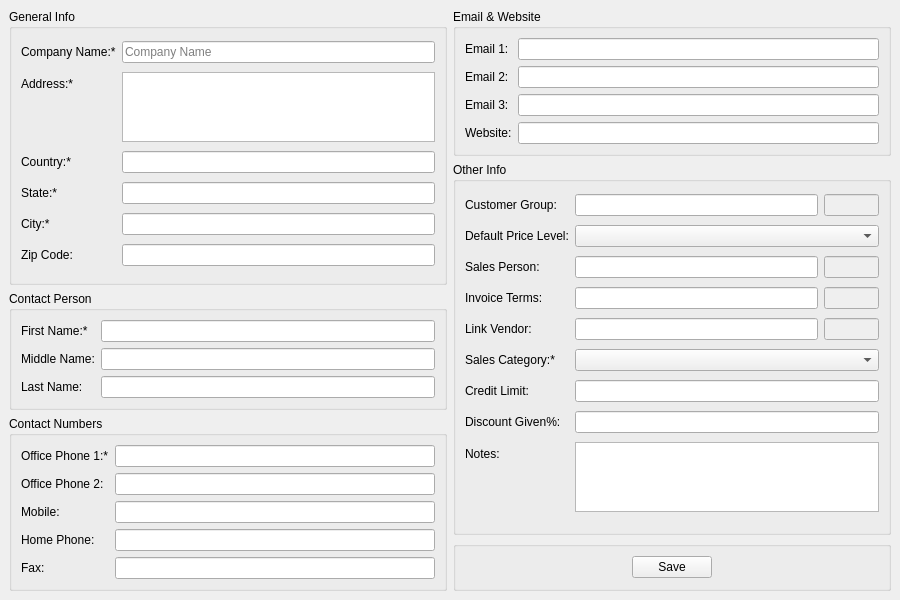
<?xml version="1.0" encoding="UTF-8"?>
<ui version="4.0">
 <class>AddCustomer</class>
 <widget class="QWidget" name="AddCustomer">
  <property name="modal" stdset="0">
   <bool>false</bool>
  </property>
  <property name="windowModality">
   <enum>Qt::ApplicationModal</enum>
  </property>
  <property name="geometry">
   <rect>
    <x>0</x>
    <y>0</y>
    <width>900</width>
    <height>600</height>
   </rect>
  </property>
  <property name="minimumSize">
   <size>
    <width>900</width>
    <height>600</height>
   </size>
  </property>
  <property name="maximumSize">
   <size>
    <width>16777215</width>
    <height>16777215</height>
   </size>
  </property>
  <property name="windowTitle">
   <string>Add Customer</string>
  </property>
  <property name="windowIcon">
   <iconset resource="erpres.qrc">
    <normaloff>:/Images/images/icon.png</normaloff>:/Images/images/icon.png</iconset>
  </property>
  <layout class="QGridLayout" name="gridLayout">
   <property name="leftMargin">
    <number>0</number>
   </property>
   <property name="topMargin">
    <number>0</number>
   </property>
   <property name="rightMargin">
    <number>0</number>
   </property>
   <property name="bottomMargin">
    <number>0</number>
   </property>
   <item row="0" column="1">
    <widget class="QScrollArea" name="scrollArea">
     <property name="minimumSize">
      <size>
       <width>0</width>
       <height>0</height>
      </size>
     </property>
     <property name="focusPolicy">
      <enum>Qt::NoFocus</enum>
     </property>
     <property name="frameShape">
      <enum>QFrame::NoFrame</enum>
     </property>
     <property name="widgetResizable">
      <bool>true</bool>
     </property>
     <widget class="QWidget" name="scrollAreaWidgetContents">
      <property name="geometry">
       <rect>
        <x>0</x>
        <y>0</y>
        <width>900</width>
        <height>600</height>
       </rect>
      </property>
      <layout class="QGridLayout" name="gridLayout_3">
       <item row="0" column="0">
        <layout class="QVBoxLayout" name="verticalLayout_3">
         <item>
          <widget class="QGroupBox" name="groupBox">
           <property name="title">
            <string>General Info</string>
           </property>
           <layout class="QFormLayout" name="formLayout_11">
            <item row="0" column="0">
             <widget class="QLabel" name="label">
              <property name="text">
               <string>Company Name:*</string>
              </property>
             </widget>
            </item>
            <item row="0" column="1">
             <widget class="QLineEdit" name="txt_name">
              <property name="placeholderText">
               <string>Company Name</string>
              </property>
             </widget>
            </item>
            <item row="1" column="0">
             <widget class="QLabel" name="label_2">
              <property name="text">
               <string>Address:*</string>
              </property>
             </widget>
            </item>
            <item row="1" column="1">
             <widget class="QPlainTextEdit" name="txt_address">
              <property name="maximumSize">
               <size>
                <width>16777215</width>
                <height>70</height>
               </size>
              </property>
              <property name="horizontalScrollBarPolicy">
               <enum>Qt::ScrollBarAlwaysOff</enum>
              </property>
              <property name="tabChangesFocus">
               <bool>true</bool>
              </property>
              <property name="placeholderText">
               <string/>
              </property>
             </widget>
            </item>
            <item row="2" column="0">
             <widget class="QLabel" name="label_3">
              <property name="text">
               <string>Country:*</string>
              </property>
             </widget>
            </item>
            <item row="2" column="1">
             <layout class="QHBoxLayout" name="horizontalLayout">
              <item>
               <widget class="QLineEdit" name="txt_countryname"/>
              </item>
             </layout>
            </item>
            <item row="3" column="0">
             <widget class="QLabel" name="label_4">
              <property name="text">
               <string>State:*</string>
              </property>
             </widget>
            </item>
            <item row="4" column="0">
             <widget class="QLabel" name="label_5">
              <property name="text">
               <string>City:*</string>
              </property>
             </widget>
            </item>
            <item row="5" column="0">
             <widget class="QLabel" name="label_6">
              <property name="text">
               <string>Zip Code:</string>
              </property>
             </widget>
            </item>
            <item row="5" column="1">
             <widget class="QLineEdit" name="txt_zip">
              <property name="placeholderText">
               <string/>
              </property>
             </widget>
            </item>
            <item row="3" column="1">
             <layout class="QHBoxLayout" name="horizontalLayout_5">
              <item>
               <widget class="QLineEdit" name="txt_statename"/>
              </item>
             </layout>
            </item>
            <item row="4" column="1">
             <layout class="QHBoxLayout" name="horizontalLayout_6">
              <item>
               <widget class="QLineEdit" name="txt_cityname"/>
              </item>
             </layout>
            </item>
           </layout>
          </widget>
         </item>
         <item>
          <widget class="QGroupBox" name="groupBox_2">
           <property name="title">
            <string>Contact Person</string>
           </property>
           <layout class="QFormLayout" name="formLayout_3">
            <item row="0" column="0">
             <widget class="QLabel" name="label_7">
              <property name="text">
               <string>First Name:*</string>
              </property>
             </widget>
            </item>
            <item row="0" column="1">
             <widget class="QLineEdit" name="txt_firstname">
              <property name="placeholderText">
               <string/>
              </property>
             </widget>
            </item>
            <item row="1" column="0">
             <widget class="QLabel" name="label_8">
              <property name="text">
               <string>Middle Name:</string>
              </property>
             </widget>
            </item>
            <item row="1" column="1">
             <widget class="QLineEdit" name="txt_middlename">
              <property name="placeholderText">
               <string/>
              </property>
             </widget>
            </item>
            <item row="2" column="0">
             <widget class="QLabel" name="label_9">
              <property name="text">
               <string>Last Name:</string>
              </property>
             </widget>
            </item>
            <item row="2" column="1">
             <widget class="QLineEdit" name="txt_lastname">
              <property name="placeholderText">
               <string/>
              </property>
             </widget>
            </item>
           </layout>
          </widget>
         </item>
         <item>
          <widget class="QGroupBox" name="groupBox_3">
           <property name="title">
            <string>Contact Numbers</string>
           </property>
           <layout class="QFormLayout" name="formLayout_4">
            <item row="0" column="0">
             <widget class="QLabel" name="label_10">
              <property name="text">
               <string>Office Phone 1:*</string>
              </property>
             </widget>
            </item>
            <item row="0" column="1">
             <widget class="QLineEdit" name="txt_phone1">
              <property name="placeholderText">
               <string/>
              </property>
             </widget>
            </item>
            <item row="1" column="0">
             <widget class="QLabel" name="label_11">
              <property name="text">
               <string>Office Phone 2:</string>
              </property>
             </widget>
            </item>
            <item row="1" column="1">
             <widget class="QLineEdit" name="txt_phone2">
              <property name="placeholderText">
               <string/>
              </property>
             </widget>
            </item>
            <item row="2" column="0">
             <widget class="QLabel" name="label_12">
              <property name="text">
               <string>Mobile:</string>
              </property>
             </widget>
            </item>
            <item row="2" column="1">
             <widget class="QLineEdit" name="txt_phone3">
              <property name="placeholderText">
               <string/>
              </property>
             </widget>
            </item>
            <item row="3" column="0">
             <widget class="QLabel" name="label_13">
              <property name="text">
               <string>Home Phone:</string>
              </property>
             </widget>
            </item>
            <item row="3" column="1">
             <widget class="QLineEdit" name="txt_phone4">
              <property name="placeholderText">
               <string/>
              </property>
             </widget>
            </item>
            <item row="4" column="0">
             <widget class="QLabel" name="label_14">
              <property name="text">
               <string>Fax:</string>
              </property>
             </widget>
            </item>
            <item row="4" column="1">
             <widget class="QLineEdit" name="txt_phone5">
              <property name="placeholderText">
               <string/>
              </property>
             </widget>
            </item>
           </layout>
          </widget>
         </item>
        </layout>
       </item>
       <item row="0" column="1">
        <layout class="QGridLayout" name="gridLayout_2">
         <item row="0" column="0">
          <layout class="QVBoxLayout" name="verticalLayout_2">
           <item>
            <widget class="QGroupBox" name="groupBox_4">
             <property name="title">
              <string>Email &amp;&amp; Website</string>
             </property>
             <layout class="QFormLayout" name="formLayout_5">
              <item row="0" column="0">
               <widget class="QLabel" name="label_15">
                <property name="text">
                 <string>Email 1:</string>
                </property>
               </widget>
              </item>
              <item row="0" column="1">
               <widget class="QLineEdit" name="txt_email1">
                <property name="placeholderText">
                 <string/>
                </property>
               </widget>
              </item>
              <item row="1" column="0">
               <widget class="QLabel" name="label_16">
                <property name="text">
                 <string>Email 2:</string>
                </property>
               </widget>
              </item>
              <item row="1" column="1">
               <widget class="QLineEdit" name="txt_email2">
                <property name="placeholderText">
                 <string/>
                </property>
               </widget>
              </item>
              <item row="2" column="0">
               <widget class="QLabel" name="label_17">
                <property name="text">
                 <string>Email 3:</string>
                </property>
               </widget>
              </item>
              <item row="2" column="1">
               <widget class="QLineEdit" name="txt_email3">
                <property name="placeholderText">
                 <string/>
                </property>
               </widget>
              </item>
              <item row="3" column="0">
               <widget class="QLabel" name="label_18">
                <property name="text">
                 <string>Website:</string>
                </property>
               </widget>
              </item>
              <item row="3" column="1">
               <widget class="QLineEdit" name="txt_url">
                <property name="placeholderText">
                 <string/>
                </property>
               </widget>
              </item>
             </layout>
            </widget>
           </item>
           <item>
            <widget class="QGroupBox" name="groupBox_5">
             <property name="title">
              <string>Other Info</string>
             </property>
             <layout class="QFormLayout" name="formLayout">
              <item row="0" column="0">
               <widget class="QLabel" name="label_19">
                <property name="text">
                 <string>Customer Group:</string>
                </property>
               </widget>
              </item>
              <item row="0" column="1">
               <layout class="QHBoxLayout" name="horizontalLayout_3">
                <item>
                 <widget class="QLineEdit" name="txt_group">
                  <property name="minimumSize">
                   <size>
                    <width>220</width>
                    <height>0</height>
                   </size>
                  </property>
                  <property name="maximumSize">
                   <size>
                    <width>16777215</width>
                    <height>16777215</height>
                   </size>
                  </property>
                  <property name="alignment">
                   <set>Qt::AlignLeading|Qt::AlignLeft|Qt::AlignVCenter</set>
                  </property>
                  <property name="placeholderText">
                   <string/>
                  </property>
                 </widget>
                </item>
                <item>
                 <widget class="QLineEdit" name="txt_groupid">
                  <property name="enabled">
                   <bool>false</bool>
                  </property>
                  <property name="minimumSize">
                   <size>
                    <width>55</width>
                    <height>0</height>
                   </size>
                  </property>
                  <property name="maximumSize">
                   <size>
                    <width>40</width>
                    <height>16777215</height>
                   </size>
                  </property>
                 </widget>
                </item>
               </layout>
              </item>
              <item row="1" column="0">
               <widget class="QLabel" name="lbl_pricelevel">
                <property name="text">
                 <string>Default Price Level:</string>
                </property>
               </widget>
              </item>
              <item row="1" column="1">
               <widget class="QComboBox" name="comboBoxPriceLevel"/>
              </item>
              <item row="2" column="0">
               <widget class="QLabel" name="label_21">
                <property name="text">
                 <string>Sales Person:</string>
                </property>
               </widget>
              </item>
              <item row="2" column="1">
               <layout class="QHBoxLayout" name="horizontalLayout_8">
                <item>
                 <widget class="QLineEdit" name="txt_salesman">
                  <property name="minimumSize">
                   <size>
                    <width>220</width>
                    <height>0</height>
                   </size>
                  </property>
                  <property name="maximumSize">
                   <size>
                    <width>16777215</width>
                    <height>16777215</height>
                   </size>
                  </property>
                 </widget>
                </item>
                <item>
                 <widget class="QLineEdit" name="txt_salesmanid">
                  <property name="enabled">
                   <bool>false</bool>
                  </property>
                  <property name="maximumSize">
                   <size>
                    <width>55</width>
                    <height>16777215</height>
                   </size>
                  </property>
                 </widget>
                </item>
               </layout>
              </item>
              <item row="3" column="0">
               <widget class="QLabel" name="lbl_terms">
                <property name="text">
                 <string>Invoice Terms:</string>
                </property>
               </widget>
              </item>
              <item row="3" column="1">
               <layout class="QHBoxLayout" name="horizontalLayout_7">
                <item>
                 <widget class="QLineEdit" name="txt_termname">
                  <property name="minimumSize">
                   <size>
                    <width>220</width>
                    <height>0</height>
                   </size>
                  </property>
                  <property name="maximumSize">
                   <size>
                    <width>16777215</width>
                    <height>16777215</height>
                   </size>
                  </property>
                 </widget>
                </item>
                <item>
                 <widget class="QLineEdit" name="txt_termid">
                  <property name="enabled">
                   <bool>false</bool>
                  </property>
                  <property name="maximumSize">
                   <size>
                    <width>55</width>
                    <height>16777215</height>
                   </size>
                  </property>
                 </widget>
                </item>
               </layout>
              </item>
              <item row="4" column="0">
               <widget class="QLabel" name="lbl_vendor">
                <property name="text">
                 <string>Link Vendor:</string>
                </property>
               </widget>
              </item>
              <item row="4" column="1">
               <layout class="QHBoxLayout" name="horizontalLayout_4">
                <item>
                 <widget class="QLineEdit" name="txt_vendormane">
                  <property name="minimumSize">
                   <size>
                    <width>220</width>
                    <height>0</height>
                   </size>
                  </property>
                  <property name="maximumSize">
                   <size>
                    <width>16777215</width>
                    <height>16777215</height>
                   </size>
                  </property>
                 </widget>
                </item>
                <item>
                 <widget class="QLineEdit" name="txt_vendorid">
                  <property name="enabled">
                   <bool>false</bool>
                  </property>
                  <property name="maximumSize">
                   <size>
                    <width>55</width>
                    <height>16777215</height>
                   </size>
                  </property>
                 </widget>
                </item>
               </layout>
              </item>
              <item row="5" column="0">
               <widget class="QLabel" name="label_24">
                <property name="text">
                 <string>Sales Category:*</string>
                </property>
               </widget>
              </item>
              <item row="5" column="1">
               <widget class="QComboBox" name="comboBoxSalesCategory"/>
              </item>
              <item row="6" column="0">
               <widget class="QLabel" name="label_25">
                <property name="text">
                 <string>Credit Limit:</string>
                </property>
               </widget>
              </item>
              <item row="6" column="1">
               <widget class="QLineEdit" name="txt_crlimit">
                <property name="placeholderText">
                 <string/>
                </property>
               </widget>
              </item>
              <item row="7" column="0">
               <widget class="QLabel" name="label_26">
                <property name="text">
                 <string>Discount Given%:</string>
                </property>
               </widget>
              </item>
              <item row="7" column="1">
               <widget class="QLineEdit" name="txt_discount">
                <property name="placeholderText">
                 <string/>
                </property>
               </widget>
              </item>
              <item row="8" column="0">
               <widget class="QLabel" name="label_27">
                <property name="text">
                 <string>Notes:</string>
                </property>
               </widget>
              </item>
              <item row="8" column="1">
               <widget class="QPlainTextEdit" name="txt_notes">
                <property name="maximumSize">
                 <size>
                  <width>16777215</width>
                  <height>70</height>
                 </size>
                </property>
                <property name="horizontalScrollBarPolicy">
                 <enum>Qt::ScrollBarAlwaysOff</enum>
                </property>
                <property name="tabChangesFocus">
                 <bool>true</bool>
                </property>
                <property name="placeholderText">
                 <string/>
                </property>
               </widget>
              </item>
             </layout>
            </widget>
           </item>
          </layout>
         </item>
         <item row="1" column="0">
          <widget class="QGroupBox" name="groupBox_6">
           <property name="minimumSize">
            <size>
             <width>0</width>
             <height>50</height>
            </size>
           </property>
           <property name="maximumSize">
            <size>
             <width>16777215</width>
             <height>16777215</height>
            </size>
           </property>
           <property name="title">
            <string/>
           </property>
           <property name="flat">
            <bool>true</bool>
           </property>
           <property name="checkable">
            <bool>false</bool>
           </property>
           <layout class="QHBoxLayout" name="horizontalLayout_2">
            <item>
             <spacer name="horizontalSpacer">
              <property name="orientation">
               <enum>Qt::Horizontal</enum>
              </property>
              <property name="sizeHint" stdset="0">
               <size>
                <width>162</width>
                <height>20</height>
               </size>
              </property>
             </spacer>
            </item>
            <item>
             <widget class="QPushButton" name="btn_save">
              <property name="text">
               <string>Save</string>
              </property>
              <property name="autoDefault">
               <bool>true</bool>
              </property>
             </widget>
            </item>
            <item>
             <spacer name="horizontalSpacer_2">
              <property name="orientation">
               <enum>Qt::Horizontal</enum>
              </property>
              <property name="sizeHint" stdset="0">
               <size>
                <width>161</width>
                <height>20</height>
               </size>
              </property>
             </spacer>
            </item>
           </layout>
          </widget>
         </item>
        </layout>
       </item>
      </layout>
     </widget>
    </widget>
   </item>
  </layout>
 </widget>
 <tabstops>
  <tabstop>txt_name</tabstop>
  <tabstop>txt_address</tabstop>
  <tabstop>txt_countryname</tabstop>
  <tabstop>txt_statename</tabstop>
  <tabstop>txt_cityname</tabstop>
  <tabstop>txt_zip</tabstop>
  <tabstop>txt_firstname</tabstop>
  <tabstop>txt_middlename</tabstop>
  <tabstop>txt_lastname</tabstop>
  <tabstop>txt_phone1</tabstop>
  <tabstop>txt_phone2</tabstop>
  <tabstop>txt_phone3</tabstop>
  <tabstop>txt_phone4</tabstop>
  <tabstop>txt_phone5</tabstop>
  <tabstop>txt_email1</tabstop>
  <tabstop>txt_email2</tabstop>
  <tabstop>txt_email3</tabstop>
  <tabstop>txt_url</tabstop>
  <tabstop>txt_group</tabstop>
  <tabstop>comboBoxPriceLevel</tabstop>
  <tabstop>txt_salesman</tabstop>
  <tabstop>txt_termname</tabstop>
  <tabstop>txt_vendormane</tabstop>
  <tabstop>comboBoxSalesCategory</tabstop>
  <tabstop>txt_crlimit</tabstop>
  <tabstop>txt_discount</tabstop>
  <tabstop>txt_notes</tabstop>
  <tabstop>txt_termid</tabstop>
  <tabstop>txt_vendorid</tabstop>
  <tabstop>txt_salesmanid</tabstop>
  <tabstop>txt_groupid</tabstop>
  <tabstop>btn_save</tabstop>
 </tabstops>
 <resources>
  <include location="erpres.qrc"/>
 </resources>
 <connections/>
</ui>
